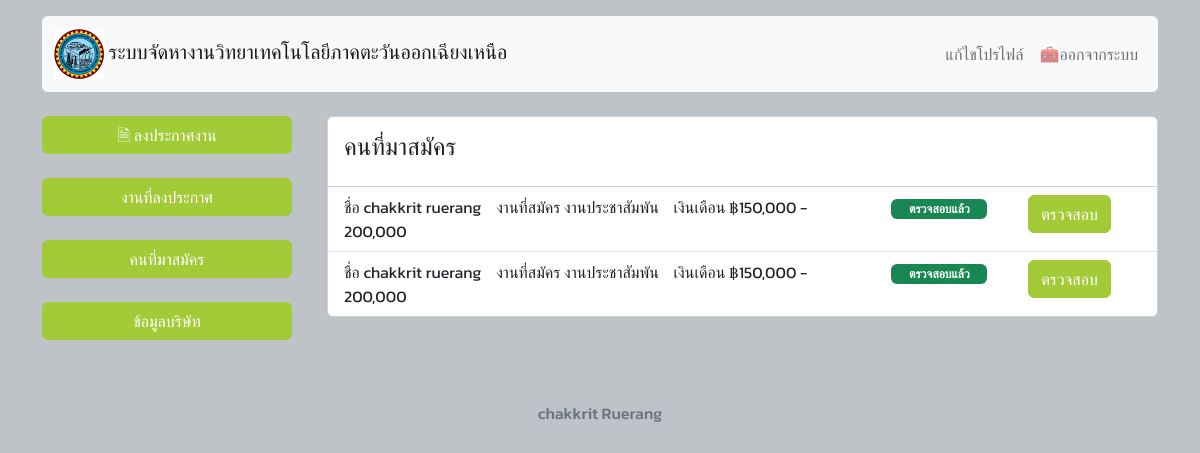
Page /user.php (signed in) on the committed database.
### tables this page shows
CREATE TABLE `job` (
  `job_id` int(3) NOT NULL,
  `job_name` varchar(50) NOT NULL,
  `job_detail` text NOT NULL,
  `job_welfare` varchar(200) NOT NULL,
  `job_salary` varchar(50) NOT NULL,
  `job_wb` text NOT NULL,
  `job_status` int(11) NOT NULL DEFAULT 0,
  `id_dst` int(3) NOT NULL,
  `job_cpid` int(3) NOT NULL
);

CREATE TABLE `user` (
  `u_id` int(11) NOT NULL,
  `u_name` varchar(20) NOT NULL,
  `u_tel` int(10) NOT NULL,
  `u_address` text NOT NULL,
  `u_education` varchar(20) NOT NULL,
  `u_sex` varchar(30) NOT NULL,
  `u_rg` varchar(20) NOT NULL,
  `u_birtdate` date NOT NULL,
  `u_email` varchar(50) NOT NULL,
  `u_username` varchar(50) NOT NULL,
  `u_password` varchar(30) NOT NULL,
  `id_dst` int(10) NOT NULL,
  `u_img` varchar(5) NOT NULL DEFAULT ''
);

### user.php (the view, shortened to what this page needs)
<!DOCTYPE html>
<html>
<head>
	<link href="https://cdn.jsdelivr.net/npm/bootstrap@5.2.2/dist/css/bootstrap.min.css" rel="stylesheet">
</head>
<body>
	<div class="container mt-3">
	<?php
	include "head.php";
	?>
	</div>
     <br>
	 <div class="container">
	 <div class="row">
	 <div class="col-sm-12 col-md-3 col-lg-3 mx-auto">
	 <?php
	 include "menu_u.php";
	 ?>
	 </div>
	 <div class="col-sm-12 col-md-9 col-lg-9 mx-auto">
	 <div class="card">
			   <div class="card-body">
				   <h4 class="card-title">คนที่มาสมัคร</h4>
			   </div>
					   <?php
					   include "connectdb.php";
					   $id=$_SESSION['cpid'];
					   $sql="SELECT * from job,disability,user,regisjob where job_cpid='$id' and job.id_dst=disability.id_dst and r_uid=u_id and r_jid=job_id";
					   $result=mysqli_query($con,$sql);
					   $num = mysqli_num_rows($result);
					   if($num==0)
					   {
						?>
<div class="container">
<div class="alert alert-danger">
		<h4>ยังไม่มีคนมาสมัครงาน</h4>
	</div>
</div>
						<?php
					   }else{
						?>
 <ul class="list-group list-group-flush">
						<?php
					   while($row=mysqli_fetch_assoc($result)){
					   ?>
<li class="list-group-item">
<div class="row">
					   <div class="col-sm-12 col-md-8 col-lg-8 mx-auto">
						   <?php
						   echo "ชื่อ  ".$row['u_name']."&nbsp;&nbsp;&nbsp; งานที่สมัคร ".$row['job_name']."&nbsp;&nbsp;&nbsp; เงินเดือน ฿".$row['job_salary'];
						   ?>
					   </div>
					   <div class="col-sm-12 col-md-2 col-lg-2">
					   <?php
						if($row['r_status']==0)
                        {
                            ?>
					   <div class="badge bg-warning text-wrap" style="width: 6rem;">
รอการตรวจสอบ
</div>
                            <?php
                        }else{
						?>
					   <div class="badge bg-success text-wrap" style="width: 6rem;">
ตรวจสอบแล้ว
</div>
<?php } ?>
					   </div>
					   <div class="col-sm-12 col-md-2 col-lg-2 mx-auto">
						   <a href="detailuser.php?rid=<?php echo $row['r_id']; ?>" class="btn btn-primary">ตรวจสอบ</a>
					   </div>
</div>
</li>
					   <?php }
					   }
					   ?>
			   </ul>
		   </div>
	 </div>
	</div>
	 </div>
	<footer class="footer mt-5">
		<div class="card text-center text-muted" style="background: none; border: none;">
			<div class="card-body">
				<h6>
					chakkrit Ruerang
				</h6>
			</div>
		</div>
	</footer>
</body>
</html>

### user.php (style rules this page uses)
body { background: #bdc3c7; font-family: 'Kanit', sans-serif; }
.btn-primary { --bs-btn-color: #fff; --bs-btn-bg: #A3CB38; --bs-btn-border-color: #A3CB38; --bs-btn-hover-color: #fff; --bs-btn-hover-bg: #009432; --bs-btn-hover-border-color: #009432; --bs-btn-focus-shadow-rgb: 49,132,253; --bs-btn-active-color: #fff; --bs-btn-active-bg: #009432; --bs-btn-active-border-color: #009432; --bs-btn-active-shadow: inset 0 3px 5px rgba(0, 0, 0, 0.125); --bs-btn-disabled-color: #fff; --bs-btn-disabled-bg: #A3CB38; --bs-btn-disabled-border-color: #A3CB38; }

### rows in the picture
job: user.u_name "chakkrit ruerang", job_name "งานประชาสัมพัน", job_salary "150,000 - 200,000"
